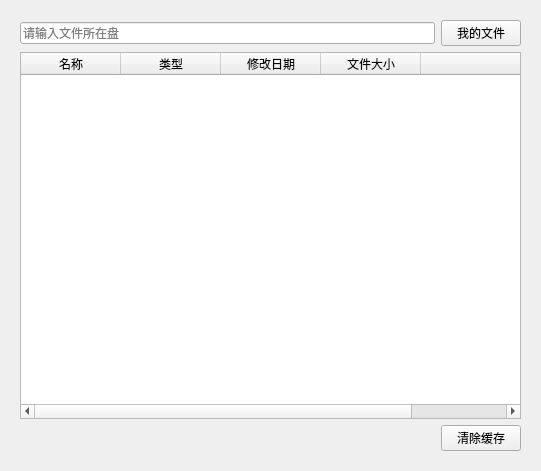
<?xml version="1.0" encoding="UTF-8"?>
<ui version="4.0">
 <class>Form</class>
 <widget class="QWidget" name="Form">
  <property name="sizePolicy">
   <sizepolicy hsizetype="Preferred" vsizetype="Preferred">
    <horstretch>0</horstretch>
    <verstretch>0</verstretch>
   </sizepolicy>
  </property>
  <property name="windowTitle">
   <string>File Management</string>
  </property>
  <property name="windowIcon">
   <iconset>
    <normaloff>images/file.png</normaloff>images/file.png</iconset>
  </property>
  <widget class="QWidget" name="gridLayoutWidget">
   <property name="geometry">
    <rect>
     <x>20</x>
     <y>20</y>
     <width>501</width>
     <height>431</height>
    </rect>
   </property>
   <layout class="QGridLayout" name="gridLayout">
    <item row="0" column="1">
     <widget class="QPushButton" name="btn_myFile">
      <property name="text">
       <string>我的文件</string>
      </property>
     </widget>
    </item>
    <item row="0" column="0">
     <widget class="QLineEdit" name="edt_getAddress">
      <property name="placeholderText">
       <string>请输入文件所在盘</string>
      </property>
     </widget>
    </item>
    <item row="2" column="1">
     <widget class="QPushButton" name="btn_clear">
      <property name="text">
       <string>清除缓存</string>
      </property>
     </widget>
    </item>
    <item row="1" column="0" colspan="2">
     <widget class="QTableWidget" name="wgt_table">
      <column>
       <property name="text">
        <string>名称</string>
       </property>
      </column>
      <column>
       <property name="text">
        <string>类型</string>
       </property>
      </column>
      <column>
       <property name="text">
        <string>修改日期</string>
       </property>
      </column>
      <column>
       <property name="text">
        <string>文件大小</string>
       </property>
      </column>
      <column>
       <property name="text">
        <string/>
       </property>
      </column>
     </widget>
    </item>
   </layout>
  </widget>
 </widget>
 <resources/>
 <connections/>
</ui>
